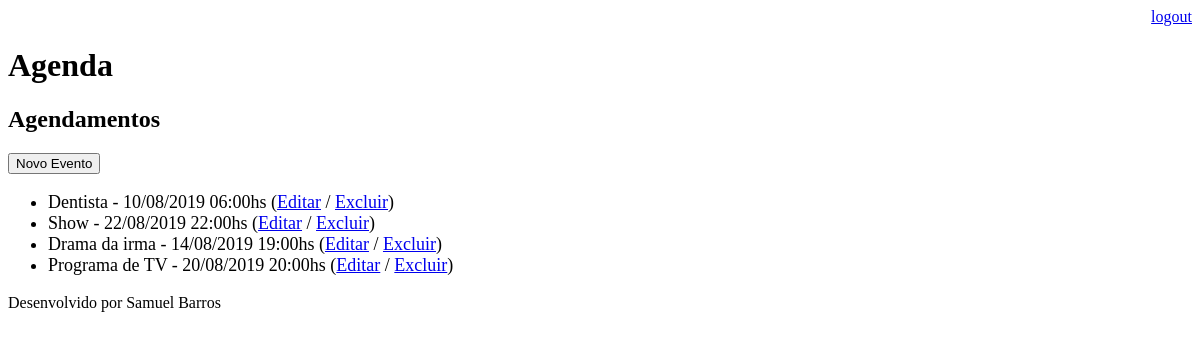
The app's page /agenda/ (signed in), older data.
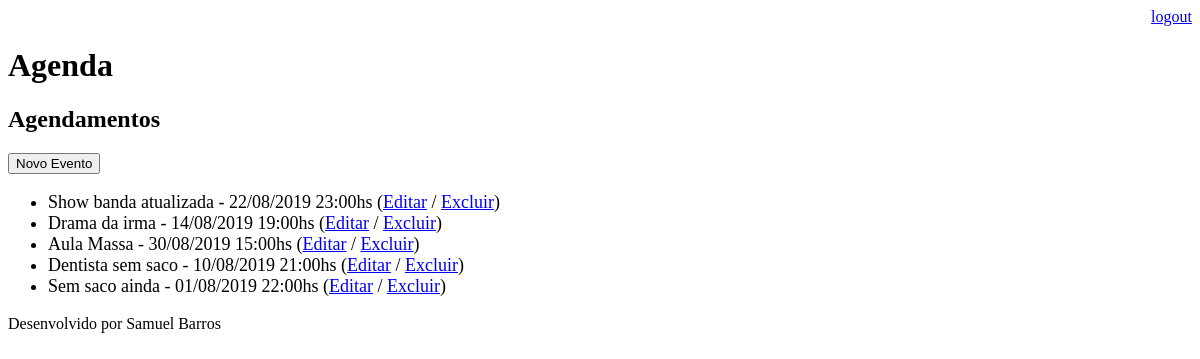
The same page, newer data.
### core/models.py (models this page shows, shortened)
class Evento(models.Model):
    titulo = models.CharField(max_length=100)
    descricao = models.TextField(blank = True, null=True)
    local = models.TextField(blank = True, null=True)
    data_evento = models.DateTimeField(verbose_name= 'Data do Evento')
    data_criacao = models.DateTimeField(auto_now = True, verbose_name= 'Data de Criação')
    usuario = models.ForeignKey(User, on_delete=models.CASCADE) #se o usuario for excluido, todos os seus eventos tbm serao
    class Meta:
        db_table = 'evento'
    def get_data_evento(self):
        return self.data_evento.strftime('%d/%m/%Y %H:%Mhs')
    def get_evento_atrasado(self):
        if timedelta(minutes=0) < (datetime.now() - self.data_evento) < timedelta(minutes = 60):
            return True
        else:
            return False

### core/views.py (the view)
# urls.py: path('agenda/', views.lista_eventos),
@login_required(login_url='/login/')
def lista_eventos(request): #nao instancie dentro do login senao buga
    usuario = request.user
    data_atual = datetime.now() - timedelta(hours=1)        #se quiser que apareça todos, retira data_evento do filter
    data_1depois = datetime.now() + timedelta(hours=1) #    data_evento__gt=data_atual, data_evento__lt=data_1depois
    evento = Evento.objects.filter(usuario=usuario) #filter(usuario=usuario) #__gt eh depois da data e __lt eh antes da data
    dados = {'eventos': evento}
    return render(request, 'agenda.html', dados)

### templates/agenda.html (shortened to what this page needs)
{% extends "model-page.html" %}
{% block content %}
    <h2>Agendamentos</h2>
    <a href="evento">
        <button type="button">Novo Evento</button>
    </a>
    <ul style="font-size:18px ">
        {% for evento in eventos %}
            <li>
                <div style=>
                <div style=>
                {{evento.titulo}} - {{evento.get_data_evento}}
                (<a href="evento/?id={{ evento.id }}">Editar</a>
                / <a href="evento/delete/{{evento.id}}/">Excluir</a>)
                </div>
                </div>
            </li>
        {% endfor %}
    </ul>
{% endblock %}

Row changes from the older to the newer data that the page shows:
removed Evento: titulo "Dentista", get_data_evento "10/08/2019 06:00hs"
removed Evento: titulo "Programa de TV", get_data_evento "20/08/2019 20:00hs"
changed Evento: titulo "Show" → "Show banda atualizada"; get_data_evento "22/08/2019 22:00hs" → "22/08/2019 23:00hs"
added Evento: titulo "Aula Massa", get_data_evento "30/08/2019 15:00hs"
added Evento: titulo "Dentista sem saco", get_data_evento "10/08/2019 21:00hs"
added Evento: titulo "Sem saco ainda", get_data_evento "01/08/2019 22:00hs"
